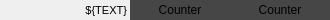
<?xml version="1.0" encoding="UTF-8"?>
<ui version="4.0">
 <class>Form</class>
 <widget class="QWidget" name="Form">
  <property name="geometry">
   <rect>
    <x>0</x>
    <y>0</y>
    <width>330</width>
    <height>20</height>
   </rect>
  </property>
  <property name="windowTitle">
   <string>Form</string>
  </property>
  <widget class="QLabel" name="label">
   <property name="geometry">
    <rect>
     <x>0</x>
     <y>0</y>
     <width>127</width>
     <height>20</height>
    </rect>
   </property>
   <property name="font">
    <font>
     <pointsize>8</pointsize>
    </font>
   </property>
   <property name="text">
    <string>${TEXT}</string>
   </property>
   <property name="alignment">
    <set>Qt::AlignRight|Qt::AlignTrailing|Qt::AlignVCenter</set>
   </property>
  </widget>
  <widget class="PyDMLabel" name="PyDMLabel_2">
   <property name="geometry">
    <rect>
     <x>130</x>
     <y>0</y>
     <width>100</width>
     <height>20</height>
    </rect>
   </property>
   <property name="font">
    <font>
     <pointsize>9</pointsize>
    </font>
   </property>
   <property name="toolTip">
    <string/>
   </property>
   <property name="styleSheet">
    <string notr="true">background-color: rgb(70, 70, 70);</string>
   </property>
   <property name="text">
    <string>Counter</string>
   </property>
   <property name="alignment">
    <set>Qt::AlignCenter</set>
   </property>
   <property name="showUnits" stdset="0">
    <bool>true</bool>
   </property>
   <property name="alarmSensitiveContent" stdset="0">
    <bool>true</bool>
   </property>
   <property name="channel" stdset="0">
    <string>ca://${P}:${PARAM}_AVG_${PARAM2}</string>
   </property>
  </widget>
  <widget class="PyDMLabel" name="PyDMLabel_3">
   <property name="geometry">
    <rect>
     <x>230</x>
     <y>0</y>
     <width>100</width>
     <height>20</height>
    </rect>
   </property>
   <property name="font">
    <font>
     <pointsize>9</pointsize>
    </font>
   </property>
   <property name="toolTip">
    <string/>
   </property>
   <property name="styleSheet">
    <string notr="true">background-color: rgb(70, 70, 70);</string>
   </property>
   <property name="text">
    <string>Counter</string>
   </property>
   <property name="alignment">
    <set>Qt::AlignCenter</set>
   </property>
   <property name="showUnits" stdset="0">
    <bool>true</bool>
   </property>
   <property name="alarmSensitiveContent" stdset="0">
    <bool>true</bool>
   </property>
   <property name="channel" stdset="0">
    <string>ca://${P}:${PARAM}_MAX_${PARAM2}</string>
   </property>
  </widget>
 </widget>
 <customwidgets>
  <customwidget>
   <class>PyDMLabel</class>
   <extends>QLabel</extends>
   <header>pydm.widgets.label</header>
  </customwidget>
 </customwidgets>
 <resources/>
 <connections/>
</ui>
